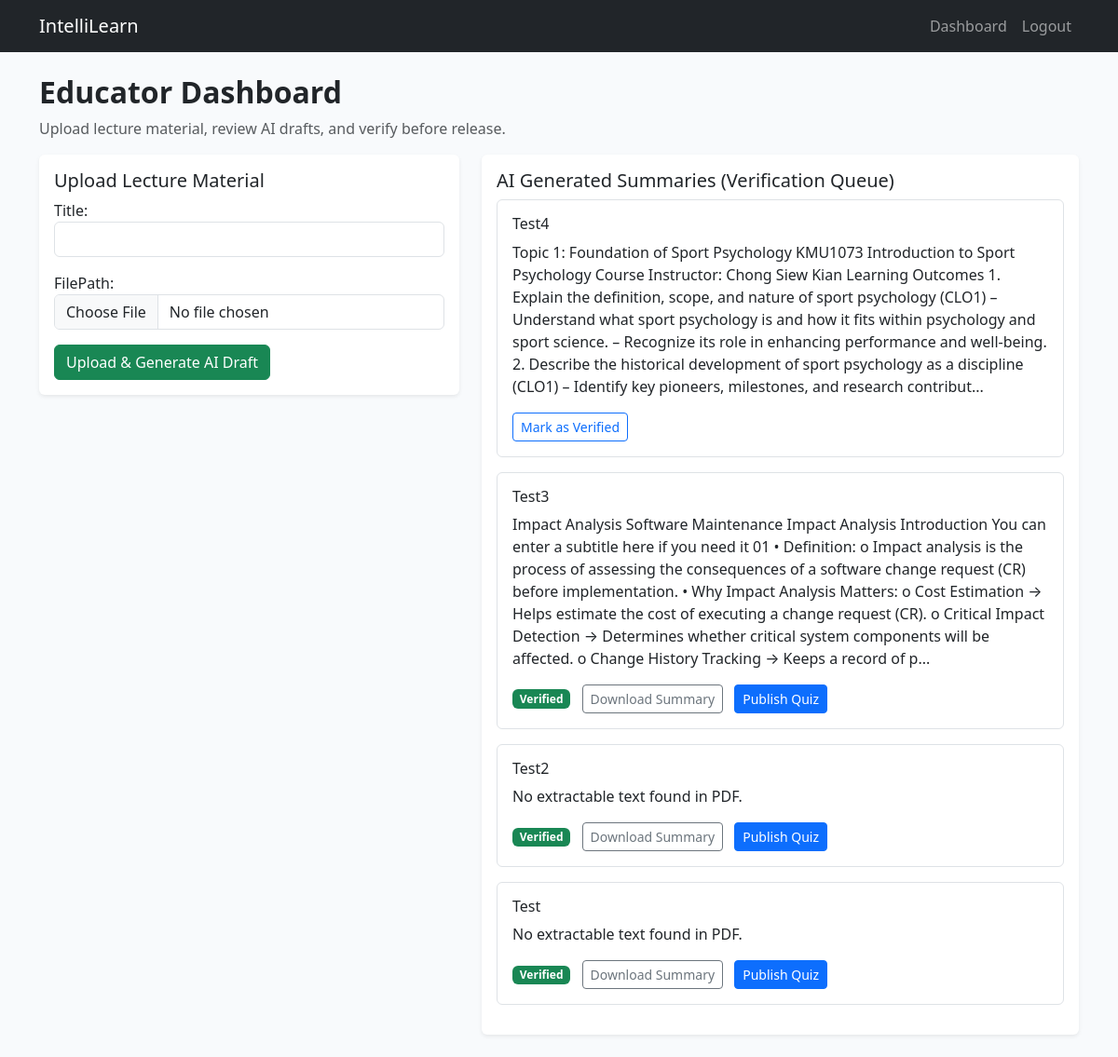
The page /content/educator/ (signed in) on the database its author committed.
### content_app/models.py (models this page shows, shortened)
class Summary(models.Model):
    SummaryID = models.AutoField(primary_key=True)
    Lecture = models.OneToOneField(LectureMaterial, on_delete=models.CASCADE, related_name='summary')
    SummaryText = models.TextField()
    IsVerified = models.BooleanField(default=False)  # Enforces Human-in-the-Loop validation
    VerifiedBy = models.ForeignKey(
        settings.AUTH_USER_MODEL,
        on_delete=models.SET_NULL,
        null=True,
        blank=True,
        related_name='verified_summaries',
    )
    CreatedAt = models.DateTimeField(auto_now_add=True)

class LectureMaterial(models.Model):
    LectureID = models.AutoField(primary_key=True)
    Title = models.CharField(max_length=255)
    FilePath = models.FileField(upload_to='lectures/')
    UploadedBy = models.ForeignKey(settings.AUTH_USER_MODEL, on_delete=models.CASCADE)
    UploadedAt = models.DateTimeField(auto_now_add=True)

### content_app/views.py (the view)
# urls.py: path('educator/', educator_dashboard, name='educator_dashboard'),
@login_required
def educator_dashboard(request):
    if not request.user.is_educator():
        return HttpResponseForbidden('Only educators can access this page.')
    if request.method == 'POST':
        form = LectureUploadForm(request.POST, request.FILES)
        if form.is_valid():
            material = form.save(commit=False)
            material.UploadedBy = request.user
            material.save()
            run_background(_process_material_ai, material.pk, request.user.pk)
            messages.success(request, 'Lecture uploaded. AI processing has started in the background.')
            return redirect('content:educator_dashboard')
    else:
        form = LectureUploadForm()
    summaries = Summary.objects.select_related('Lecture').order_by('-CreatedAt')
    return render(request, 'educator_dashboard.html', {'form': form, 'summaries': summaries})

### content_app/forms.py (shortened to what this page needs)
class LectureUploadForm(forms.ModelForm):
    class Meta:
        model = LectureMaterial
        fields = ['Title', 'FilePath']
        widgets = {
            'Title': forms.TextInput(attrs={'class': 'form-control'}),
            'FilePath': forms.ClearableFileInput(attrs={
                'class': 'form-control',
                'accept': '.pdf,.docx,.doc,.txt,.mp3,.wav,.m4a,.mp4,.mov',
            }),
        }

### users_app/models.py (called while the page is built)
    def is_educator(self):
        try:
            return self.Role.RoleName == 'Educator'
        except Exception:
            return False

### templates/educator_dashboard.html (shortened to what this page needs)
{% extends 'base.html' %}
{% block content %}
<h2>Educator Dashboard</h2>
<p class="text-muted">Upload lecture material, review AI drafts, and verify before release.</p>
<div class="row g-4">
    <div class="col-lg-5">
        <div class="card shadow-sm">
            <div class="card-body">
                <h5>Upload Lecture Material</h5>
                <form method="post" enctype="multipart/form-data">
                    {{ form.as_p }}
                    <button type="submit" class="btn btn-success">Upload &amp; Generate AI Draft</button>
                </form>
            </div>
        </div>
    </div>
    <div class="col-lg-7">
        <div class="card shadow-sm">
            <div class="card-body">
                <h5>AI Generated Summaries (Verification Queue)</h5>
                {% for summary in summaries %}
                    <div class="border rounded p-3 mb-3">
                        <h6>{{ summary.Lecture.Title }}</h6>
                        <p>{{ summary.SummaryText }}</p>
                        {% if summary.IsVerified %}
                            <span class="badge bg-success">Verified</span>
                            <a href="{% url 'content:download_summary' summary.pk %}" class="btn btn-sm btn-outline-secondary ms-2">Download Summary</a>
                            <a href="{% url 'content:publish_quiz' summary.Lecture.pk %}" class="btn btn-sm btn-primary ms-2">Publish Quiz</a>
                        {% else %}
                            <a href="{% url 'content:verify_summary' summary.pk %}" class="btn btn-sm btn-outline-primary">Mark as Verified</a>
                        {% endif %}
                    </div>
                {% empty %}
                    <p>No summary generated yet.</p>
                {% endfor %}
            </div>
        </div>
    </div>
</div>
{% endblock %}

### templates/base.html (shortened to what this page needs)
{% load static %}
<!doctype html>
<html lang="en">
<head>
    <link href="https://cdn.jsdelivr.net/npm/bootstrap@5.3.3/dist/css/bootstrap.min.css" rel="stylesheet">
    <link rel="stylesheet" href="{% static 'css/styles.css' %}">
</head>
<body>
<nav class="navbar navbar-expand-lg navbar-dark bg-dark">
    <div class="container">
        <a class="navbar-brand" href="#">IntelliLearn</a>
        <div class="collapse navbar-collapse show">
            <ul class="navbar-nav ms-auto">
                {% if user.is_authenticated %}
                    <li class="nav-item"><a class="nav-link" href="{% url 'users:dashboard' %}">Dashboard</a></li>
                    <li class="nav-item"><a class="nav-link" href="{% url 'users:logout' %}">Logout</a></li>
                {% endif %}
            </ul>
        </div>
    </div>
</nav>
<div class="container py-4">
    {% block content %}{% endblock %}
</div>
</body>
</html>

### static/css/styles.css (style rules this page uses)
body { background-color: #f8fafc; }
.card { border: none; }
h2 { font-weight: 700; }

### rows shown on the page
Summary: Lecture.Title "Test4", SummaryText "Topic 1: Foundation of Sport Psychology KMU1073 Introduction to Sport Psychology Course Instructor: Chong Siew Kian Learning Outcomes 1. Explain the definition, scope, and nature of sport psychology (CLO1) – Understand what sport psychology is and how it fits within psychology and sport science. – Recognize its role in enhancing performance and well-being. 2. Describe the historical development of sport psychology as a discipline (CLO1) – Identify key pioneers, milestones, and research contribut...", IsVerified "Mark as Verified"
Summary: Lecture.Title "Test3", SummaryText "Impact Analysis Software Maintenance Impact Analysis Introduction You can enter a subtitle here if you need it 01 • Definition: o Impact analysis is the process of assessing the consequences of a software change request (CR) before implementation. • Why Impact Analysis Matters: o Cost Estimation → Helps estimate the cost of executing a change request (CR). o Critical Impact Detection → Determines whether critical system components will be affected. o Change History Tracking → Keeps a record of p...", IsVerified "Verified"
Summary: Lecture.Title "Test2", SummaryText "No extractable text found in PDF.", IsVerified "Verified"
Summary: Lecture.Title "Test", SummaryText "No extractable text found in PDF.", IsVerified "Verified"
